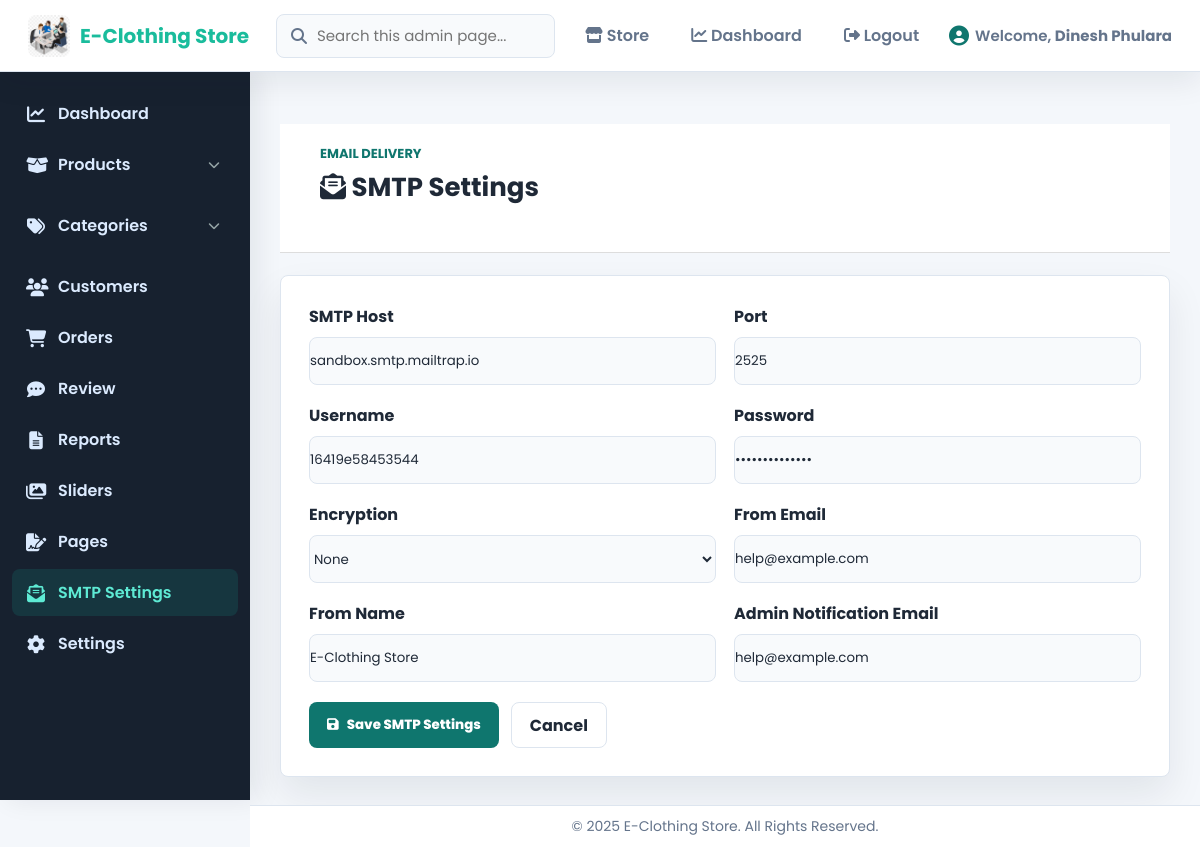
The app's page /Admin/smtp_settings.php (signed in) with its own data.
### tables this page shows
CREATE TABLE `store_settings` (
  `id` int NOT NULL AUTO_INCREMENT,
  `store_name` varchar(255) NOT NULL,
  `store_logo` varchar(255) DEFAULT NULL,
  `contact_number` varchar(50) DEFAULT NULL,
  `store_email` varchar(255) DEFAULT NULL,
  `store_address` varchar(255) DEFAULT NULL,
  `store_information` text,
  `established_date` varchar(50) DEFAULT NULL,
  `currency_code` varchar(10) NOT NULL DEFAULT 'NPR',
  `currency_symbol` varchar(20) NOT NULL DEFAULT 'Rs',
  PRIMARY KEY (`id`)
);

CREATE TABLE `smtp_settings` (
  `id` int NOT NULL AUTO_INCREMENT,
  `host` varchar(255) NOT NULL DEFAULT '',
  `port` int NOT NULL DEFAULT '587',
  `username` varchar(255) DEFAULT '',
  `password` varchar(255) DEFAULT '',
  `encryption` varchar(20) DEFAULT 'tls',
  `from_email` varchar(255) NOT NULL DEFAULT 'help@example.com',
  `from_name` varchar(255) NOT NULL DEFAULT 'E-Clothing Store',
  `admin_email` varchar(255) NOT NULL DEFAULT 'help@example.com',
  `is_active` tinyint(1) NOT NULL DEFAULT '1',
  `created_at` datetime DEFAULT CURRENT_TIMESTAMP,
  `updated_at` datetime DEFAULT CURRENT_TIMESTAMP ON UPDATE CURRENT_TIMESTAMP,
  PRIMARY KEY (`id`)
);

### includes/store.php (called while the page is built, shortened)
<?php
function ensure_store_settings_schema(mysqli $con): void
{
    $columns = [];
    $result = mysqli_query($con, "SHOW COLUMNS FROM store_settings");
    while ($result && $row = mysqli_fetch_assoc($result)) {
        $columns[] = $row['Field'];
    }
}
function get_store_settings(mysqli $con): array
{
    ensure_store_settings_schema($con);
    $result = mysqli_query($con, "SELECT * FROM store_settings ORDER BY id DESC LIMIT 1");
    $settings = $result ? (mysqli_fetch_assoc($result) ?: []) : [];
    return array_merge([
        'store_name' => 'E-Clothing Store',
        'store_logo' => null,
        'contact_number' => '+9779806478012',
        'store_email' => 'help@example.com',
        'store_address' => 'Dhangadhi, Kailali Nepal',
        'store_information' => 'Quality fashion, fast service, and reliable Cash on Delivery across Nepal.',
        'currency_code' => 'NPR',
        'currency_symbol' => 'Rs',
    ], $settings);
}

### includes/smtp.php (called while the page is built, shortened)
<?php
function get_smtp_settings(): array
{
    $defaults = [
        'host' => 'sandbox.smtp.mailtrap.io',
        'port' => 2525,
        'username' => '16419e58453544',
        'password' => '37e11ef18c6f9f',
        'encryption' => '',
        'from_email' => 'help@example.com',
        'from_name' => 'E-Clothing Store',
        'admin_email' => 'help@example.com',
        'is_active' => 1,
    ];
    $con = db_connect();
    $result = mysqli_query($con, "SELECT * FROM smtp_settings WHERE is_active = 1 ORDER BY id DESC LIMIT 1");
    if ($result && mysqli_num_rows($result) > 0) {
        return array_merge($defaults, mysqli_fetch_assoc($result));
    }
    return $defaults;
}

### Admin/smtp_settings.php (the view, shortened to what this page needs)
<?php
include '../includes/header.php';
require_once __DIR__ . '/../includes/smtp.php';
$settings = get_smtp_settings();
?>
<section class="dashboard-content">
    <header class="page-header dashboard-heading">
        <div>
            <p class="eyebrow">Email delivery</p>
            <h1><i class="fas fa-envelope-open-text"></i> SMTP Settings</h1>
        </div>
    </header>
    <form method="POST" class="admin-form-card">
        <div class="admin-form-grid">
            <label>
                <span>SMTP Host</span>
                <input type="text" name="host" value="<?= htmlspecialchars($settings['host']) ?>" required>
            </label>
            <label>
                <span>Port</span>
                <input type="number" name="port" value="<?= htmlspecialchars($settings['port']) ?>" min="1" required>
            </label>
            <label>
                <span>Username</span>
                <input type="text" name="username" value="<?= htmlspecialchars($settings['username']) ?>">
            </label>
            <label>
                <span>Password</span>
                <input type="password" name="password" value="<?= htmlspecialchars($settings['password']) ?>">
            </label>
            <label>
                <span>Encryption</span>
                <select name="encryption">
                    <option value="" <?= $settings['encryption'] === '' ? 'selected' : '' ?>>None</option>
                </select>
            </label>
            <label>
                <span>From Email</span>
                <input type="email" name="from_email" value="<?= htmlspecialchars($settings['from_email']) ?>" required>
            </label>
            <label>
                <span>From Name</span>
                <input type="text" name="from_name" value="<?= htmlspecialchars($settings['from_name']) ?>" required>
            </label>
            <label>
                <span>Admin Notification Email</span>
                <input type="email" name="admin_email" value="<?= htmlspecialchars($settings['admin_email']) ?>" required>
            </label>
        </div>
        <div class="admin-form-actions">
            <button type="submit"><i class="fas fa-save"></i> Save SMTP Settings</button>
            <a href="Admindashboard.php">Cancel</a>
        </div>
    </form>
</section>
<?php include '../includes/footer.php'; ?>

### includes/header.php (shortened to what this page needs)
<?php
require_once __DIR__ . '/store.php';
$con = require_admin(null, '../Admin/Adminlogin.php');
$adminName = $_SESSION['admin_name'] ?? $_SESSION['admin_email'];
$currentScript = strtolower(str_replace('\\', '/', $_SERVER['SCRIPT_NAME'] ?? ''));
if (!function_exists('admin_nav_active')) {
    function admin_nav_active($needles)
    {
        global $currentScript;
        foreach ((array) $needles as $needle) {
            if (str_contains($currentScript, strtolower($needle))) {
                return 'active';
            }
        }
        return '';
    }
}
$storeSettings = get_store_settings($con);
$storeName = $storeSettings['store_name'] ?? "E-Clothing Store";
$storeLogo = $storeSettings['store_logo'] ?? null;
?>
<!DOCTYPE html>
<html lang="en">
<head>
    <link rel="stylesheet" href="../assets/css/Admindashboard.css" />
    <link rel="stylesheet" href="../assets/css/add_product.css" />
    <link rel="stylesheet" href="../assets/css/view_product.css" />
    <link rel="stylesheet" href="../assets/css/edit_product.css" />
    <link rel="stylesheet" href="../assets/css/customers.css" />
    <link rel="stylesheet" href="../assets/css/admin-modern.css" />
    <link rel="stylesheet" href="https://cdnjs.cloudflare.com/ajax/libs/font-awesome/6.4.0/css/all.min.css" />
</head>
<body>
    <header class="topnav admin-topbar">
        <a class="logo admin-brand" href="../Admin/Admindashboard.php" aria-label="Admin dashboard">
            <?php if ($storeLogo): ?>
                <img src="../assets/images/<?= htmlspecialchars($storeLogo) ?>"
                    alt="<?= htmlspecialchars($storeName) ?> Logo"
                    class="admin-brand-logo">
            <?php else: ?>
                <i class="fas fa-tshirt"></i>
            <?php endif; ?>
            <span><?= htmlspecialchars($storeName) ?></span>
        </a>
        <div class="admin-search-shell">
            <i class="fas fa-search" aria-hidden="true"></i>
            <input type="search" id="adminGlobalSearch" placeholder="Search this admin page..." autocomplete="off" aria-label="Search this admin page">
        </div>
        <nav class="topnav-menu admin-actions" aria-label="Admin shortcuts">
            <a href="../index.php" class="nav-link"><i class="fas fa-store"></i> Store</a>
            <a href="../Admin/Admindashboard.php" class="nav-link <?= admin_nav_active('/admin/admindashboard.php') ?>"><i class="fas fa-chart-line"></i> Dashboard</a>
            <a href="../Admin/Logout.php" class="nav-link logout-link"><i class="fas fa-sign-out-alt"></i> Logout</a>
        </nav>
        <div class="welcome-msg">
            <i class="fas fa-user-circle"></i>
            <span>Welcome, <strong><?php echo htmlspecialchars($adminName); ?></strong></span>
        </div>
    </header>
    <aside class="sidebar">
        <ul class="sidebar-menu">
            <li><a href="../Admin/Admindashboard.php" class="sidebar-link <?= admin_nav_active('/admin/admindashboard.php') ?>"><i class="fas fa-chart-line"></i>
                    Dashboard</a></li>
            <li class="dropdown <?= admin_nav_active('/product/') ? 'open' : '' ?>">
                <a href="#" class="sidebar-link dropdown-toggle">
                    <i class="fas fa-box-open"></i> Products <i class="fas fa-chevron-down"></i>
                </a>
            </li>
            <li class="dropdown <?= admin_nav_active('/category/') ? 'open' : '' ?>">
                <a href="#" class="sidebar-link dropdown-toggle">
                    <i class="fas fa-tags"></i> Categories <i class="fas fa-chevron-down"></i>
                </a>
            </li>
            <li><a href="../Admin/customers.php" class="sidebar-link <?= admin_nav_active('/admin/customers.php') ?>"><i class="fas fa-users"></i> Customers</a></li>
            <li><a href="../Admin/Adminorders.php" class="sidebar-link <?= admin_nav_active('/admin/adminorders.php') ?>"><i class="fas fa-shopping-cart"></i> Orders</a>
            </li>
            <li><a href="../Admin/product_rating_review.php" class="sidebar-link <?= admin_nav_active('/admin/product_rating_review.php') ?>"><i class="fas fa-comment-dots"></i>
                    Review</a></li>
            <li><a href="../Admin/report.php" class="sidebar-link <?= admin_nav_active('/admin/report.php') ?>"><i class="fas fa-file-alt"></i> Reports</a></li>
            <li><a href="../Admin/sliders.php" class="sidebar-link <?= admin_nav_active('/admin/sliders.php') ?>"><i class="fas fa-images"></i> Sliders</a></li>
            <li><a href="../Admin/pages.php" class="sidebar-link <?= admin_nav_active('/admin/pages.php') ?>"><i class="fas fa-file-signature"></i> Pages</a></li>
            <li><a href="../Admin/smtp_settings.php" class="sidebar-link <?= admin_nav_active('/admin/smtp_settings.php') ?>"><i class="fas fa-envelope-open-text"></i> SMTP Settings</a></li>
            <li><a href="../Admin/setting.php" class="sidebar-link <?= admin_nav_active('/admin/setting.php') ?>"><i class="fas fa-cog"></i> Settings</a></li>
        </ul>
    </aside>
    <main class="main-content">

### assets/css/Admindashboard.css (style rules this page uses)
* { margin: 0; padding: 0; box-sizing: border-box; font-family: 'Segoe UI', Tahoma, Geneva, Verdana, sans-serif; }
body { display: flex; min-height: 100vh; background: #f9fbfc; }
.topnav { position: fixed; top: 0; left: 0; right: 0; height: 60px; background: #2d3a4a; color: #f1f3f5; display: flex; align-items: center; justify-content: space-between; padding: 0 25px; z-index: 1000; box-shadow: 0 2px 6px rgba(0,0,0,0.1); }
.topnav .logo { font-size: 20px; font-weight: 700; display: flex; align-items: center; gap: 10px; color: #1abc9c; }
.topnav nav.topnav-menu { display: flex; gap: 18px; }
.topnav nav.topnav-menu a { color: #cfd8dc; text-decoration: none; font-weight: 600; padding: 6px 12px; border-radius: 4px; transition: background 0.15s ease, color 0.15s ease; white-space: nowrap; }
.topnav .welcome-msg { font-weight: 600; font-size: 15px; display: flex; align-items: center; gap: 6px; color: #bdc3c7; }
.topnav .welcome-msg i { font-size: 20px; color: #1abc9c; }
.sidebar { position: fixed; top: 60px; left: 0; width: 220px; height: calc(100vh - 60px); background: #273746; color: #ecf0f1; padding-top: 20px; overflow-y: auto; box-shadow: inset -3px 0 5px rgba(0,0,0,0.1); }
.sidebar-menu { list-style: none; }
.sidebar-menu li { position: relative; }
.sidebar-link { display: flex; align-items: center; padding: 12px 20px; color: #ecf0f1; text-decoration: none; font-weight: 600; cursor: pointer; border-left: 4px solid transparent; transition: background 0.15s ease, border-left-color 0.15s ease, color 0.15s ease; user-select: none; }
.sidebar-link i { margin-right: 14px; font-size: 18px; }
.sidebar-link:hover, .sidebar-link.active { background: #1abc9c22; color: #1abc9c; border-left: 4px solid #1abc9c; }
.dropdown-toggle .fas.fa-chevron-down { margin-left: auto; transition: transform 0.2s ease; font-size: 12px; color: #95a5a6; }
.main-content { margin-left: 220px; padding: 90px 40px 40px 40px; flex-grow: 1; background: #f9fbfc; min-height: calc(100vh - 60px); }
.main-content h1 { font-size: 28px; margin-bottom: 25px; color: #2c3e50; user-select: none; }

### assets/css/add_product.css (style rules this page uses)
* { margin: 0; padding: 0; box-sizing: border-box; font-family: "Poppins", sans-serif; }
body { background: linear-gradient(135deg, #e3f2fd, #f3e5f5); display: flex; justify-content: center; align-items: flex-start; min-height: 100vh; padding: 50px 20px; overflow-x: hidden; overflow-y: auto; }

### assets/css/view_product.css (style rules this page uses)
* { margin: 0; padding: 0; box-sizing: border-box; }
body { font-family: 'Segoe UI', sans-serif; background-color: #f4f6f9; color: #333; }
.page-header { width: 100%; padding: 20px 40px; background-color: #fff; border-bottom: 1px solid #ddd; display: flex; justify-content: center; align-items: center; margin-top: 20px; }
.page-header h1 { font-size: 26px; color: #222; }

### assets/css/edit_product.css (style rules this page uses)
* { margin: 0; padding: 0; box-sizing: border-box; font-family: "Poppins", sans-serif; }
body { background: linear-gradient(135deg, #e3f2fd, #f3e5f5); display: flex; justify-content: center; align-items: flex-start; min-height: 100vh; padding: 50px 20px; overflow-x: hidden; overflow-y: auto; }

### assets/css/customers.css (style rules this page uses)
* { margin: 0; padding: 0; box-sizing: border-box; }

### records on screen
store_settings: store_logo (picture), store_name "E-Clothing Store"
smtp_settings: host "sandbox.smtp.mailtrap.io", port "2525", username "16419e58453544", encryption "None", from_email "help@example.com", from_name "E-Clothing Store", admin_email "help@example.com"

### other values on screen
$adminName "Dinesh Phulara"
